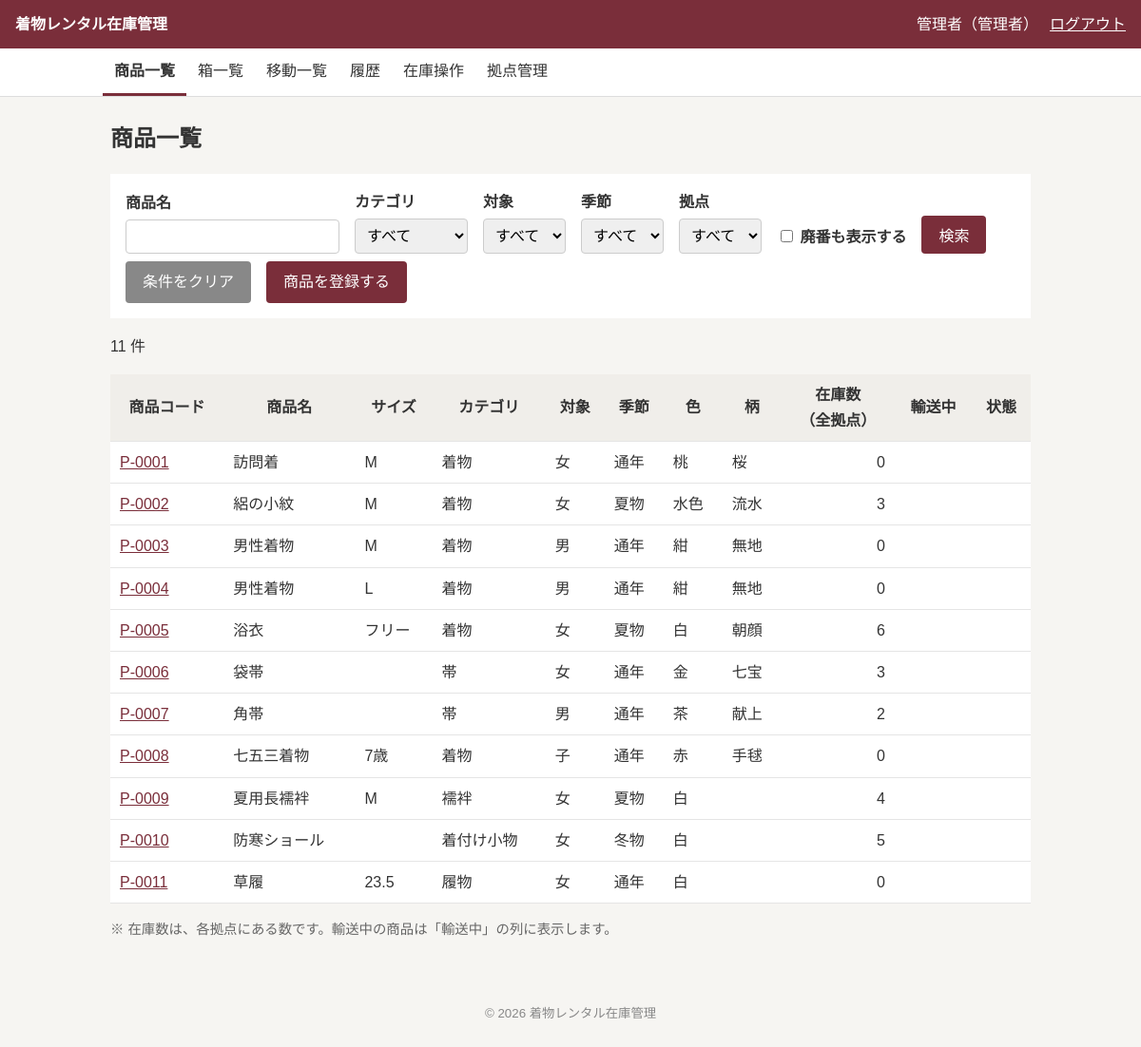
The page /products/index.php (signed in) on the database its author committed.
### tables this page shows
CREATE TABLE users (
  id            INT UNSIGNED NOT NULL AUTO_INCREMENT,
  login_id      VARCHAR(50)  NOT NULL,
  password_hash VARCHAR(255) NOT NULL,
  name          VARCHAR(50)  NOT NULL,
  role          ENUM('normal','admin') NOT NULL DEFAULT 'normal',
  location_id   INT UNSIGNED NOT NULL,
  status        ENUM('active','inactive') NOT NULL DEFAULT 'active',
  created_at    DATETIME     NOT NULL DEFAULT CURRENT_TIMESTAMP,
  updated_at    DATETIME     NOT NULL DEFAULT CURRENT_TIMESTAMP ON UPDATE CURRENT_TIMESTAMP,
  PRIMARY KEY (id),
  CONSTRAINT uk_users_login_id    UNIQUE (login_id),
  CONSTRAINT fk_users_location_id FOREIGN KEY (location_id) REFERENCES locations(id) ON DELETE RESTRICT
);

CREATE TABLE products (
  id          INT UNSIGNED NOT NULL AUTO_INCREMENT,
  category_id INT UNSIGNED NOT NULL,
  name        VARCHAR(50)  NOT NULL,
  target      ENUM('women','men','children') NOT NULL,
  season      ENUM('summer','winter','all_season') NOT NULL DEFAULT 'all_season',
  color       VARCHAR(50)  NULL DEFAULT NULL,
  pattern     VARCHAR(50)  NULL DEFAULT NULL,
  size        VARCHAR(20)  NULL DEFAULT NULL,
  image_path  VARCHAR(255) NULL DEFAULT NULL,
  note        TEXT         NULL DEFAULT NULL,
  status      ENUM('active','inactive') NOT NULL DEFAULT 'active',
  created_at  DATETIME     NOT NULL DEFAULT CURRENT_TIMESTAMP,
  updated_at  DATETIME     NOT NULL DEFAULT CURRENT_TIMESTAMP ON UPDATE CURRENT_TIMESTAMP,
  PRIMARY KEY (id),
  CONSTRAINT fk_products_category_id FOREIGN KEY (category_id) REFERENCES categories(id) ON DELETE RESTRICT
);

CREATE TABLE categories (
  id         INT UNSIGNED NOT NULL AUTO_INCREMENT,
  name       VARCHAR(50)  NOT NULL,
  created_at DATETIME     NOT NULL DEFAULT CURRENT_TIMESTAMP,
  updated_at DATETIME     NOT NULL DEFAULT CURRENT_TIMESTAMP ON UPDATE CURRENT_TIMESTAMP,
  PRIMARY KEY (id),
  CONSTRAINT uk_categories_name UNIQUE (name)
);

### config/app.php (called while the page is built)
<?php
return [
    'debug'    => true,
    'timezone' => 'Asia/Tokyo',
    'app_name' => '着物レンタル在庫管理',
];

### includes/bootstrap.php (called while the page is built, shortened)
<?php
$appConfig = require __DIR__ . '/../config/app.php';
require_once __DIR__ . '/db.php';
require_once __DIR__ . '/functions.php';
require_once __DIR__ . '/auth.php';

### includes/functions.php (called while the page is built, shortened)
<?php
function h(?string $value): string
{
    return htmlspecialchars($value ?? '', ENT_QUOTES, 'UTF-8');
}
function product_code(int $id): string
{
    return sprintf('P-%04d', $id);
}
function label_map(): array
{
    return [
        'status'    => ['active' => '利用中', 'inactive' => '停止中'],
        'product_status' => ['active' => '利用中', 'inactive' => '廃番'],
        'role'      => ['normal' => '一般', 'admin' => '管理者'],
        'target'    => ['women' => '女', 'men' => '男', 'children' => '子'],
        'season'    => ['summer' => '夏物', 'winter' => '冬物', 'all_season' => '通年'],
        'box'       => ['active' => '使用中', 'in_transit' => '輸送中', 'retired' => '廃止'],
        'transfer'  => ['in_transit' => '輸送中', 'received' => '受取済', 'cancelled' => '取消済'],
        'operation' => [
            'stock_in'      => '入庫',
            'stock_out'     => '出庫',
            'adjustment'    => '在庫調整',
            'relocation'    => '保管場所変更',
            'item_transfer' => '商品移動',
            'box_transfer'  => '箱ごと移動',
        ],
        'reason' => [
            'purchase' => '新規購入',
            'initial'  => '初期登録',
            'disposal' => '廃棄',
            'sale'     => '売却',
            'lost'     => '紛失',
            'other'    => 'その他',
        ],
    ];
}
function label(string $type, ?string $value): string
{
    return label_map()[$type][$value] ?? '';
}

### includes/auth.php (called while the page is built, shortened)
<?php
function current_user(): ?array
{
    static $checked = false;
    static $user    = null;
    if ($checked) {
        return $user;
    }
    $checked = true;
    $sessionUser = $_SESSION['user'] ?? null;
    $stmt = getDb()->prepare(
        "SELECT id, name, role, location_id FROM users WHERE id = ? AND status = 'active'"
    );
    $stmt->execute([$sessionUser['id']]);
    $row = $stmt->fetch();
    $user = [
        'id'          => (int)$row['id'],
        'name'        => $row['name'],
        'role'        => $row['role'],
        'location_id' => (int)$row['location_id'],
    ];
    return $user;
}
function require_login(): void
{
    if (current_user() === null) {
        redirect('/login.php');
    }
}

### includes/db.php (called while the page is built)
<?php
function getDb(): PDO
{
    static $pdo = null;
    if ($pdo !== null) {
        return $pdo;
    }
    $config = require __DIR__ . '/../config/database.php';
    if (!empty($config['socket'])) {
        $dsn = sprintf(
            'mysql:unix_socket=%s;dbname=%s;charset=%s',
            $config['socket'],
            $config['dbname'],
            $config['charset']
        );
    } else {
        $dsn = sprintf(
            'mysql:host=%s;dbname=%s;charset=%s',
            $config['host'],
            $config['dbname'],
            $config['charset']
        );
    }
    $pdo = new PDO($dsn, $config['user'], $config['password'], [
        PDO::ATTR_ERRMODE            => PDO::ERRMODE_EXCEPTION,
        PDO::ATTR_DEFAULT_FETCH_MODE => PDO::FETCH_ASSOC,
        PDO::ATTR_EMULATE_PREPARES   => false,
    ]);
    $pdo->exec("SET time_zone = '+09:00'");
    return $pdo;
}

### public/products/index.php (the view, shortened to what this page needs)
<?php
require_once __DIR__ . '/../../includes/bootstrap.php';
require_login();
$pdo  = getDb();
$user = current_user();
$name         = trim($_GET['name'] ?? '');
$showInactive = isset($_GET['show_inactive']);
$where  = [];
$params = [];
$locationColumn = '';
if (!$showInactive) {
    $where[] = "p.status = 'active'";
}
$sql = "
    SELECT p.id, p.name, p.size, p.target, p.season, p.color, p.pattern, p.status,
           c.name AS category_name,
           COALESCE(SUM(CASE WHEN b.status <> 'in_transit' THEN s.qty END), 0) AS total_qty,
           COALESCE(SUM(CASE WHEN b.status = 'in_transit' THEN s.qty END), 0)
           + (
               SELECT COALESCE(SUM(oi.qty), 0)
               FROM operation_items oi
               JOIN operations o ON o.id = oi.operation_id
               WHERE o.type = 'item_transfer'
                 AND o.status = 'in_transit'
                 AND oi.product_id = p.id
             ) AS transit_qty
           $locationColumn
    FROM products p
    JOIN categories c  ON c.id = p.category_id
    LEFT JOIN stocks s ON s.product_id = p.id
    LEFT JOIN boxes b  ON b.id = s.box_id
";
if (!empty($where)) {
    $sql .= ' WHERE ' . implode(' AND ', $where);
}
$sql .= ' GROUP BY p.id';
$sql .= ' ORDER BY p.id';
$stmt = $pdo->prepare($sql);
$stmt->execute($params);
$products = $stmt->fetchAll();
$pageTitle = '商品一覧';
require __DIR__ . '/../../includes/layout/header.php';
?>
<form method="get" class="search-form">
    <div class="form-row">
        <label for="name">商品名</label>
        <input type="text" id="name" name="name" value="<?= h($name) ?>">
    </div>
    <div class="form-row">
        <label for="category_id">カテゴリ</label>
        <select id="category_id" name="category_id">
            <option value="">すべて</option>
        </select>
    </div>
    <div class="form-row">
        <label for="target">対象</label>
        <select id="target" name="target">
            <option value="">すべて</option>
        </select>
    </div>
    <div class="form-row">
        <label for="season">季節</label>
        <select id="season" name="season">
            <option value="">すべて</option>
        </select>
    </div>
    <div class="form-row">
        <label for="location_id">拠点</label>
        <select id="location_id" name="location_id">
            <option value="">すべて</option>
        </select>
    </div>
    <div class="form-row">
        <label>
            <input type="checkbox" name="show_inactive" value="1" <?= $showInactive ? 'checked' : '' ?>>
            廃番も表示する
        </label>
    </div>
    <button type="submit">検索</button>
    <a href="/products/" class="button button-secondary">条件をクリア</a>
    <?php if ($user['role'] === 'admin'): ?>
        <a href="/products/edit.php" class="button">商品を登録する</a>
    <?php endif; ?>
</form>
<p><?= count($products) ?> 件</p>
<div class="table-wrap">
    <table>
        <tr>
            <th>商品コード</th>
            <th>商品名</th>
            <th>サイズ</th>
            <th>カテゴリ</th>
            <th>対象</th>
            <th>季節</th>
            <th>色</th>
            <th>柄</th>
            <th>在庫数<br>（全拠点）</th>
            <th>輸送中</th>
            <th>状態</th>
        </tr>
        <?php foreach ($products as $product): ?>
            <tr>
                <td>
                    <a href="/products/show.php?id=<?= h((string)$product['id']) ?>">
                        <?= h(product_code((int)$product['id'])) ?>
                    </a>
                </td>
                <td><?= h($product['name']) ?></td>
                <td><?= h($product['size']) ?></td>
                <td><?= h($product['category_name']) ?></td>
                <td><?= h(label('target', $product['target'])) ?></td>
                <td><?= h(label('season', $product['season'])) ?></td>
                <td><?= h($product['color']) ?></td>
                <td><?= h($product['pattern']) ?></td>
                <td class="num"><?= h((string)$product['total_qty']) ?></td>
                <td class="num"><?= (int)$product['transit_qty'] > 0 ? h((string)$product['transit_qty']) : '' ?></td>
                <td><?= $product['status'] === 'inactive' ? '廃番' : '' ?></td>
            </tr>
        <?php endforeach; ?>
    </table>
</div>
<p class="note">※ 在庫数は、各拠点にある数です。輸送中の商品は「輸送中」の列に表示します。</p>
<?php require __DIR__ . '/../../includes/layout/footer.php'; ?>

### includes/layout/header.php (shortened to what this page needs)
<?php
$user = current_user();
?>
<!DOCTYPE html>
<html lang="ja">
<head>
    <link rel="stylesheet" href="/assets/css/style.css">
</head>
<body>
    <header class="site-header">
        <a class="site-title" href="/dashboard.php"><?= h($appConfig['app_name']) ?></a>
        <?php if ($user !== null): ?>
            <div class="user-info">
                <span><?= h($user['name']) ?>（<?= h(label('role', $user['role'])) ?>）</span>
                <form method="post" action="/logout.php">
                    <button type="submit" class="button-link">ログアウト</button>
                </form>
            </div>
        <?php endif; ?>
    </header>
    <?php if ($user !== null): ?>
        <?php require __DIR__ . '/nav.php'; ?>
    <?php endif; ?>
    <main class="container">
        <h1><?= h($pageTitle ?? '') ?></h1>

### public/assets/css/style.css (style rules this page uses)
* { box-sizing: border-box; }
body { margin: 0; font-family: "Hiragino Sans", "Noto Sans JP", "Yu Gothic", sans-serif; font-size: 16px; line-height: 1.7; color: #333; background: #f6f5f2; }
a { color: #7a2e3a; }
.container { max-width: 1000px; margin: 0 auto; padding: 24px 16px; }
h1 { font-size: 1.5rem; margin: 0 0 16px; }
.site-header { display: flex; justify-content: space-between; align-items: center; flex-wrap: wrap; gap: 8px; padding: 12px 16px; background: #7a2e3a; color: #fff; }
.site-title { color: #fff; font-weight: bold; text-decoration: none; }
.user-info { display: flex; align-items: center; gap: 12px; }
.user-info form { margin: 0; }
.note { font-size: 0.9rem; color: #666; }
.table-wrap { overflow-x: auto; }
table { width: 100%; border-collapse: collapse; background: #fff; }
th, td { padding: 8px 10px; border-bottom: 1px solid #e5e5e5; text-align: left; }
th { background: #f0eeea; white-space: nowrap; text-align: center; }
td.num { text-align: right; }
label { display: block; margin-bottom: 4px; font-weight: bold; }
input, select, textarea { width: 100%; max-width: 400px; padding: 8px; font-size: 1rem; border: 1px solid #ccc; border-radius: 4px; }
.form-row { margin-bottom: 16px; }
.search-form { display: flex; flex-wrap: wrap; align-items: flex-end; gap: 8px 16px; margin-bottom: 16px; padding: 16px; background: #fff; }
.search-form .form-row { margin-bottom: 0; }
.search-form input[type="text"], .search-form select, .search-form input[type="checkbox"] { width: auto; }
button, .button { display: inline-block; padding: 8px 18px; font-size: 1rem; color: #fff; background: #7a2e3a; border: none; border-radius: 4px; cursor: pointer; text-decoration: none; }
.button-secondary { background: #888; }
.button-link { padding: 0; color: inherit; background: none; text-decoration: underline; }

### rows shown on the page
users: name "管理者", role "管理者"
products: id "P-0001", name "訪問着", size "M", category.name "着物", target "女", season "通年", color "桃", pattern "桜", total_qty "0"
products: id "P-0002", name "絽の小紋", size "M", category.name "着物", target "女", season "夏物", color "水色", pattern "流水", total_qty "3"
products: id "P-0003", name "男性着物", size "M", category.name "着物", target "男", season "通年", color "紺", pattern "無地", total_qty "0"
products: id "P-0004", name "男性着物", size "L", category.name "着物", target "男", season "通年", color "紺", pattern "無地", total_qty "0"
products: id "P-0005", name "浴衣", size "フリー", category.name "着物", target "女", season "夏物", color "白", pattern "朝顔", total_qty "6"
products: id "P-0006", name "袋帯", category.name "帯", target "女", season "通年", color "金", pattern "七宝", total_qty "3"
products: id "P-0007", name "角帯", category.name "帯", target "男", season "通年", color "茶", pattern "献上", total_qty "2"
products: id "P-0008", name "七五三着物", size "7歳", category.name "着物", target "子", season "通年", color "赤", pattern "手毬", total_qty "0"
products: id "P-0009", name "夏用長襦袢", size "M", category.name "襦袢", target "女", season "夏物", color "白", total_qty "4"
products: id "P-0010", name "防寒ショール", category.name "着付け小物", target "女", season "冬物", color "白", total_qty "5"
products: id "P-0011", name "草履", size "23.5", category.name "履物", target "女", season "通年", color "白", total_qty "0"

### other values the page prints
$appConfig['app_name'] "着物レンタル在庫管理"
$navLabel "商品一覧"
$navLabel "箱一覧"
$navLabel "移動一覧"
$navLabel "履歴"
$navLabel "在庫操作"
$navLabel "拠点管理"
$pageTitle "商品一覧"
count($products) "11"
